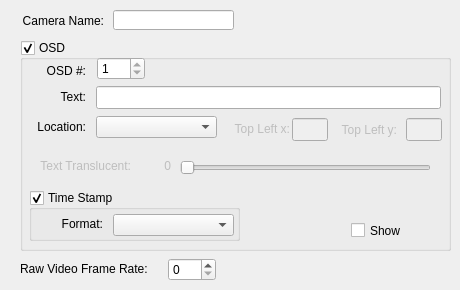
   <widget class="QWidget" name="generalTab" >
    <attribute name="title" >
     <string>General</string>
    </attribute>
    <widget class="QLabel" name="label_1" >
     <property name="geometry" >
      <rect>
       <x>10</x>
       <y>10</y>
       <width>94</width>
       <height>21</height>
      </rect>
     </property>
     <property name="text" >
      <string>Camera Name:</string>
     </property>
     <property name="alignment" >
      <set>Qt::AlignRight|Qt::AlignTrailing|Qt::AlignVCenter</set>
     </property>
    </widget>
    <widget class="QLabel" name="label_23" >
     <property name="geometry" >
      <rect>
       <x>20</x>
       <y>260</y>
       <width>151</width>
       <height>17</height>
      </rect>
     </property>
     <property name="text" >
      <string>Raw Video Frame Rate:</string>
     </property>
    </widget>
    <widget class="QSpinBox" name="uiSpinBoxRawVideoFrameRate" >
     <property name="geometry" >
      <rect>
       <x>168</x>
       <y>258</y>
       <width>48</width>
       <height>23</height>
      </rect>
     </property>
     <property name="toolTip" >
      <string/>
     </property>
     <property name="whatsThis" >
      <string>Enter the rate at which each raw video frame is received from the DVR Board.</string>
     </property>
    </widget>
    <widget class="QGroupBox" name="osdGroup" >
     <property name="geometry" >
      <rect>
       <x>20</x>
       <y>40</y>
       <width>431</width>
       <height>211</height>
      </rect>
     </property>
     <property name="title" >
      <string>OSD</string>
     </property>
     <property name="checkable" >
      <bool>true</bool>
     </property>
     <widget class="QLabel" name="label_14" >
      <property name="geometry" >
       <rect>
        <x>6</x>
        <y>46</y>
        <width>60</width>
        <height>21</height>
       </rect>
      </property>
      <property name="text" >
       <string>Text:</string>
      </property>
      <property name="alignment" >
       <set>Qt::AlignRight|Qt::AlignTrailing|Qt::AlignVCenter</set>
      </property>
     </widget>
     <widget class="QLabel" name="uiLableOSDTextNum" >
      <property name="geometry" >
       <rect>
        <x>6</x>
        <y>20</y>
        <width>60</width>
        <height>21</height>
       </rect>
      </property>
      <property name="text" >
       <string>OSD #:</string>
      </property>
      <property name="alignment" >
       <set>Qt::AlignRight|Qt::AlignTrailing|Qt::AlignVCenter</set>
      </property>
     </widget>
     <widget class="QLabel" name="label_16" >
      <property name="geometry" >
       <rect>
        <x>6</x>
        <y>76</y>
        <width>60</width>
        <height>21</height>
       </rect>
      </property>
      <property name="text" >
       <string>Location:</string>
      </property>
      <property name="alignment" >
       <set>Qt::AlignRight|Qt::AlignTrailing|Qt::AlignVCenter</set>
      </property>
     </widget>
     <widget class="QLineEdit" name="osdTextEdit" >
      <property name="geometry" >
       <rect>
        <x>76</x>
        <y>46</y>
        <width>345</width>
        <height>23</height>
       </rect>
      </property>
      <property name="text" >
       <string/>
      </property>
     </widget>
     <widget class="QGroupBox" name="osdDtsGroup" >
      <property name="geometry" >
       <rect>
        <x>9</x>
        <y>150</y>
        <width>211</width>
        <height>51</height>
       </rect>
      </property>
      <property name="title" >
       <string>Time Stamp</string>
      </property>
      <property name="checkable" >
       <bool>true</bool>
      </property>
      <widget class="QComboBox" name="osdDtsFormatCombo" >
       <property name="geometry" >
        <rect>
         <x>84</x>
         <y>24</y>
         <width>121</width>
         <height>22</height>
        </rect>
       </property>
      </widget>
      <widget class="QLabel" name="label_15" >
       <property name="geometry" >
        <rect>
         <x>23</x>
         <y>24</y>
         <width>51</width>
         <height>20</height>
        </rect>
       </property>
       <property name="text" >
        <string>Format:</string>
       </property>
       <property name="alignment" >
        <set>Qt::AlignRight|Qt::AlignTrailing|Qt::AlignVCenter</set>
       </property>
      </widget>
     </widget>
     <widget class="QLineEdit" name="uiLEditTLy" >
      <property name="enabled" >
       <bool>false</bool>
      </property>
      <property name="geometry" >
       <rect>
        <x>386</x>
        <y>78</y>
        <width>36</width>
        <height>23</height>
       </rect>
      </property>
      <property name="maxLength" >
       <number>4</number>
      </property>
     </widget>
     <widget class="QSpinBox" name="uiSpinBoxOSDNum" >
      <property name="geometry" >
       <rect>
        <x>77</x>
        <y>17</y>
        <width>48</width>
        <height>23</height>
       </rect>
      </property>
      <property name="maximum" >
       <number>1</number>
      </property>
      <property name="minimum" >
       <number>1</number>
      </property>
      <property name="value" >
       <number>1</number>
      </property>
     </widget>
     <widget class="QComboBox" name="osdLocationCombo" >
      <property name="geometry" >
       <rect>
        <x>76</x>
        <y>76</y>
        <width>121</width>
        <height>22</height>
       </rect>
      </property>
     </widget>
     <widget class="QCheckBox" name="uiChkBoxOSDShow" >
      <property name="geometry" >
       <rect>
        <x>331</x>
        <y>180</y>
        <width>81</width>
        <height>21</height>
       </rect>
      </property>
      <property name="text" >
       <string>Show</string>
      </property>
     </widget>
     <widget class="QLabel" name="uiLableTLy" >
      <property name="enabled" >
       <bool>false</bool>
      </property>
      <property name="geometry" >
       <rect>
        <x>316</x>
        <y>80</y>
        <width>61</width>
        <height>20</height>
       </rect>
      </property>
      <property name="text" >
       <string>Top Left y:</string>
      </property>
      <property name="alignment" >
       <set>Qt::AlignRight|Qt::AlignTrailing|Qt::AlignVCenter</set>
      </property>
     </widget>
     <widget class="QLineEdit" name="uiLEditTLx" >
      <property name="enabled" >
       <bool>false</bool>
      </property>
      <property name="geometry" >
       <rect>
        <x>272</x>
        <y>78</y>
        <width>36</width>
        <height>23</height>
       </rect>
      </property>
      <property name="maxLength" >
       <number>4</number>
      </property>
     </widget>
     <widget class="QLabel" name="uiLableTLx" >
      <property name="enabled" >
       <bool>false</bool>
      </property>
      <property name="geometry" >
       <rect>
        <x>210</x>
        <y>80</y>
        <width>60</width>
        <height>17</height>
       </rect>
      </property>
      <property name="text" >
       <string>Top Left x:</string>
      </property>
      <property name="alignment" >
       <set>Qt::AlignRight|Qt::AlignTrailing|Qt::AlignVCenter</set>
      </property>
     </widget>
     <widget class="QLabel" name="uiLabelTranslucent" >
      <property name="enabled" >
       <bool>false</bool>
      </property>
      <property name="geometry" >
       <rect>
        <x>10</x>
        <y>117</y>
        <width>101</width>
        <height>17</height>
       </rect>
      </property>
      <property name="text" >
       <string>Text Translucent:</string>
      </property>
      <property name="alignment" >
       <set>Qt::AlignRight|Qt::AlignTrailing|Qt::AlignVCenter</set>
      </property>
     </widget>
     <widget class="QLabel" name="uiLabelTranslucentValue" >
      <property name="enabled" >
       <bool>false</bool>
      </property>
      <property name="geometry" >
       <rect>
        <x>120</x>
        <y>117</y>
        <width>31</width>
        <height>17</height>
       </rect>
      </property>
      <property name="text" >
       <string>0</string>
      </property>
      <property name="alignment" >
       <set>Qt::AlignRight|Qt::AlignTrailing|Qt::AlignVCenter</set>
      </property>
     </widget>
     <widget class="QSlider" name="uiHSliderTranslucent" >
      <property name="enabled" >
       <bool>false</bool>
      </property>
      <property name="geometry" >
       <rect>
        <x>160</x>
        <y>117</y>
        <width>251</width>
        <height>21</height>
       </rect>
      </property>
      <property name="maximum" >
       <number>255</number>
      </property>
      <property name="orientation" >
       <enum>Qt::Horizontal</enum>
      </property>
     </widget>
    </widget>
    <widget class="QLineEdit" name="cameraNameEdit" >
     <property name="geometry" >
      <rect>
       <x>113</x>
       <y>10</y>
       <width>121</width>
       <height>20</height>
      </rect>
     </property>
    </widget>
   </widget>
